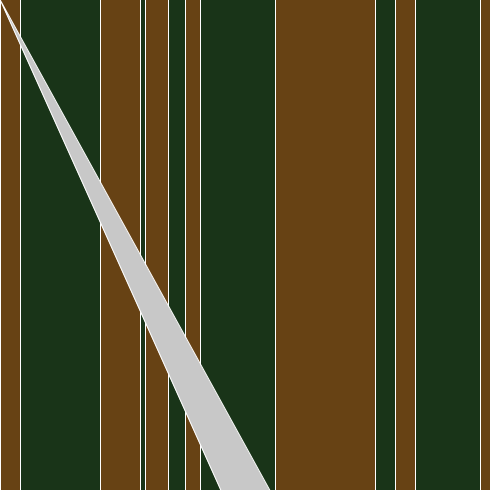
Frame 1 (no input)
Frame 60 (the mouse pressed at the canvas centre just before this capture): identical to frame 1, image omitted
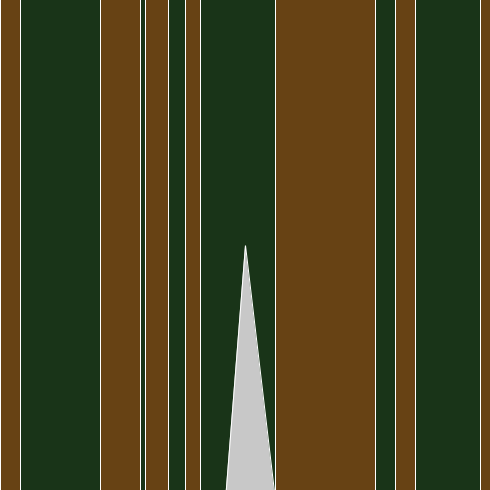
Frame 120 (the mouse held since frame 60 and released just before this capture)

The Processing sketch that drew these frames (run headless with seeded random() and noise(); from frame 60 on, the mouse is pressed at the canvas centre):

// Processing sketch: processing_14032
// ── processing_14032.pde

void setup() {
  size(490, 490);
  stroke(255);
  background(25,52,24);
} 

void draw() {
  background(25,52,24);
  
 fill(103,66,20);
  rect(0,-5,20,500);
  
  fill(103,66,20);
  rect(100,-5,40,500);
  
    fill(103,66,20);
  rect(145,-5,23,500);
  
    fill(103,66,20);
  rect(185,-5,15,500);

    fill(103,66,20);
  rect(275,-5,100,500);
  
      fill(103,66,20);
  rect(395,-5,20,500);
  
      fill(103,66,20);
  rect(480,-5,20,500);

  fill(200);
  triangle(225, 500, 275, 500, mouseX, mouseY);
  
}
                
                
